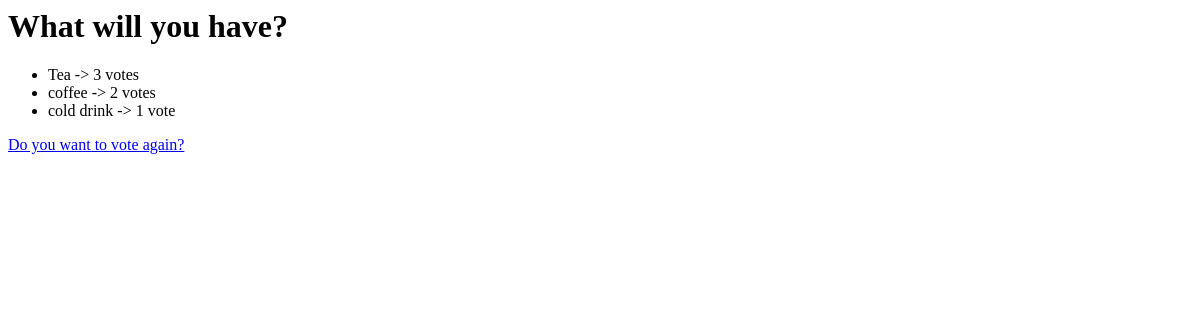
/polls/3/results, run on an earlier commit of the app's database.
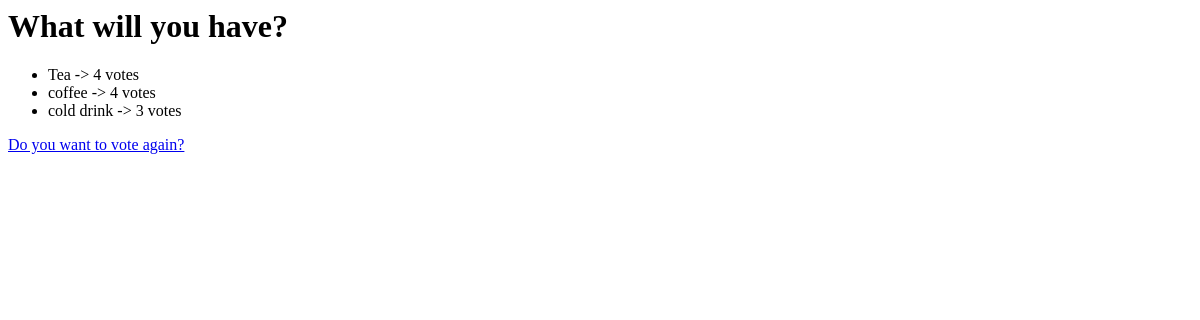
And on a later commit of the database.
### polls/models.py (models this page shows, shortened)
class Choice(models.Model):
    question = models.ForeignKey(Question, on_delete=models.CASCADE)
    choice_text = models.CharField(max_length=200)
    votes = models.IntegerField(default=0)

### polls/views.py (the view)
# urls.py: path('<int:pk>/results', views.ResultsView.as_view(), name='results'),
class ResultsView(generic.DetailView):
	model = Question
	template_name='polls/results.html'

### polls/templates/polls/results.html
<h1>{{ question.question_text }}</h1>
<ul>
{% for choice in question.choice_set.all %}
    <li>{{ choice.choice_text }} -> {{ choice.votes }} vote{{ choice.votes|pluralize }}</li>
{% endfor %}
</ul>
<a href="{% url 'polls:detail' question.id %}"> Do you want to vote again?</a>

What changed in the data, as far as the page shows it:
changed Choice "Tea": votes "3" → "4"
changed Choice "coffee": votes "2" → "4"
changed Choice "cold drink": votes "1" → "3"
